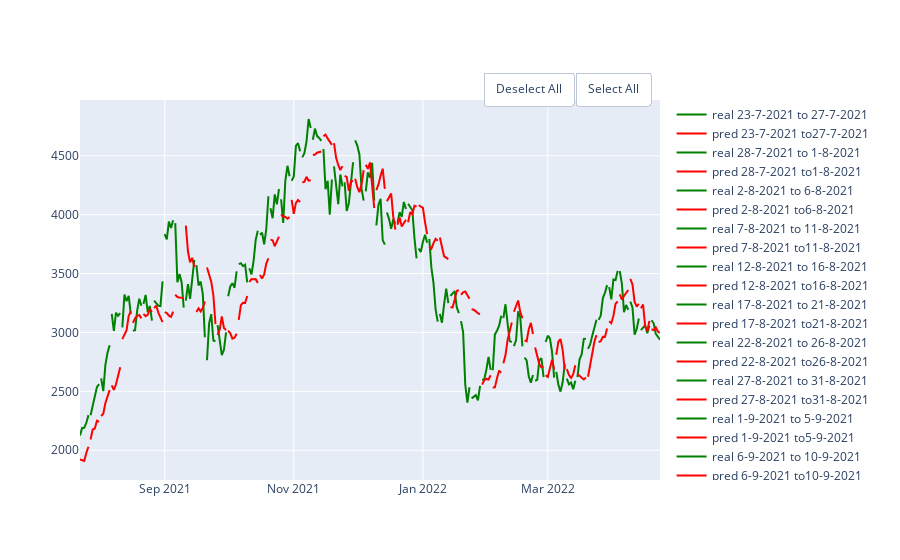

Here is the notebook cell this chart was saved with:
### Code cell
rf_final = RandomForestRegressor(random_state=10,criterion='mae', max_depth=5, max_features='sqrt', n_estimators=300)
df = pd.DataFrame(columns = ['MAE', 'MSE','RMSE', 'R2'], index = ['final'])
show_results(df, df_eth,'close',100,5, rf_final)
